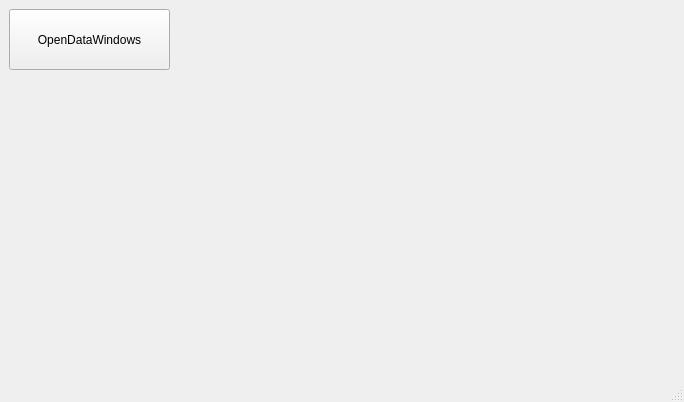
<?xml version="1.0" encoding="UTF-8"?>
<ui version="4.0">
 <class>MainWindow</class>
 <widget class="QMainWindow" name="MainWindow">
  <property name="geometry">
   <rect>
    <x>0</x>
    <y>0</y>
    <width>684</width>
    <height>402</height>
   </rect>
  </property>
  <property name="windowTitle">
   <string>MagicApp</string>
  </property>
  <widget class="QWidget" name="centralwidget">
   <layout class="QVBoxLayout" name="verticalLayout">
    <item>
     <widget class="QStackedWidget" name="stackedWidget">
      <property name="currentIndex">
       <number>1</number>
      </property>
      <widget class="QWidget" name="page">
       <layout class="QGridLayout" name="gridLayout">
        <item row="3" column="0">
         <widget class="QLabel" name="passwordLabel">
          <property name="minimumSize">
           <size>
            <width>75</width>
            <height>0</height>
           </size>
          </property>
          <property name="font">
           <font>
            <family>Comic Sans MS</family>
            <pointsize>18</pointsize>
           </font>
          </property>
          <property name="styleSheet">
           <string notr="true">color: #51769c</string>
          </property>
          <property name="text">
           <string>Password</string>
          </property>
         </widget>
        </item>
        <item row="4" column="0" colspan="2">
         <widget class="QPushButton" name="loginButton">
          <property name="minimumSize">
           <size>
            <width>0</width>
            <height>50</height>
           </size>
          </property>
          <property name="font">
           <font>
            <family>Comic Sans MS</family>
            <pointsize>18</pointsize>
           </font>
          </property>
          <property name="styleSheet">
           <string notr="true">color: #51769c;</string>
          </property>
          <property name="text">
           <string>Login</string>
          </property>
         </widget>
        </item>
        <item row="0" column="0">
         <widget class="QLabel" name="loginLabel">
          <property name="minimumSize">
           <size>
            <width>75</width>
            <height>0</height>
           </size>
          </property>
          <property name="font">
           <font>
            <family>Comic Sans MS</family>
            <pointsize>18</pointsize>
           </font>
          </property>
          <property name="styleSheet">
           <string notr="true">color: #51769c</string>
          </property>
          <property name="text">
           <string>Login</string>
          </property>
         </widget>
        </item>
        <item row="0" column="1">
         <widget class="QLineEdit" name="loginEdit">
          <property name="minimumSize">
           <size>
            <width>0</width>
            <height>50</height>
           </size>
          </property>
          <property name="font">
           <font>
            <family>Comic Sans MS</family>
            <pointsize>18</pointsize>
           </font>
          </property>
          <property name="text">
           <string>admin</string>
          </property>
          <property name="alignment">
           <set>Qt::AlignCenter</set>
          </property>
          <property name="placeholderText">
           <string>Enter login</string>
          </property>
         </widget>
        </item>
        <item row="3" column="1">
         <widget class="QLineEdit" name="passwordEdit">
          <property name="minimumSize">
           <size>
            <width>0</width>
            <height>50</height>
           </size>
          </property>
          <property name="font">
           <font>
            <family>Comic Sans MS</family>
            <pointsize>18</pointsize>
           </font>
          </property>
          <property name="text">
           <string>admin</string>
          </property>
          <property name="alignment">
           <set>Qt::AlignCenter</set>
          </property>
          <property name="placeholderText">
           <string>Enter password</string>
          </property>
         </widget>
        </item>
       </layout>
      </widget>
      <widget class="QWidget" name="page_2">
       <widget class="QPushButton" name="openDataWindowButton">
        <property name="geometry">
         <rect>
          <x>0</x>
          <y>0</y>
          <width>161</width>
          <height>61</height>
         </rect>
        </property>
        <property name="text">
         <string>OpenDataWindows</string>
        </property>
       </widget>
      </widget>
     </widget>
    </item>
   </layout>
  </widget>
  <widget class="QMenuBar" name="menubar">
   <property name="geometry">
    <rect>
     <x>0</x>
     <y>0</y>
     <width>684</width>
     <height>21</height>
    </rect>
   </property>
  </widget>
  <widget class="QStatusBar" name="statusbar"/>
  <action name="actionCharts">
   <property name="text">
    <string>Charts</string>
   </property>
  </action>
 </widget>
 <resources/>
 <connections/>
</ui>
